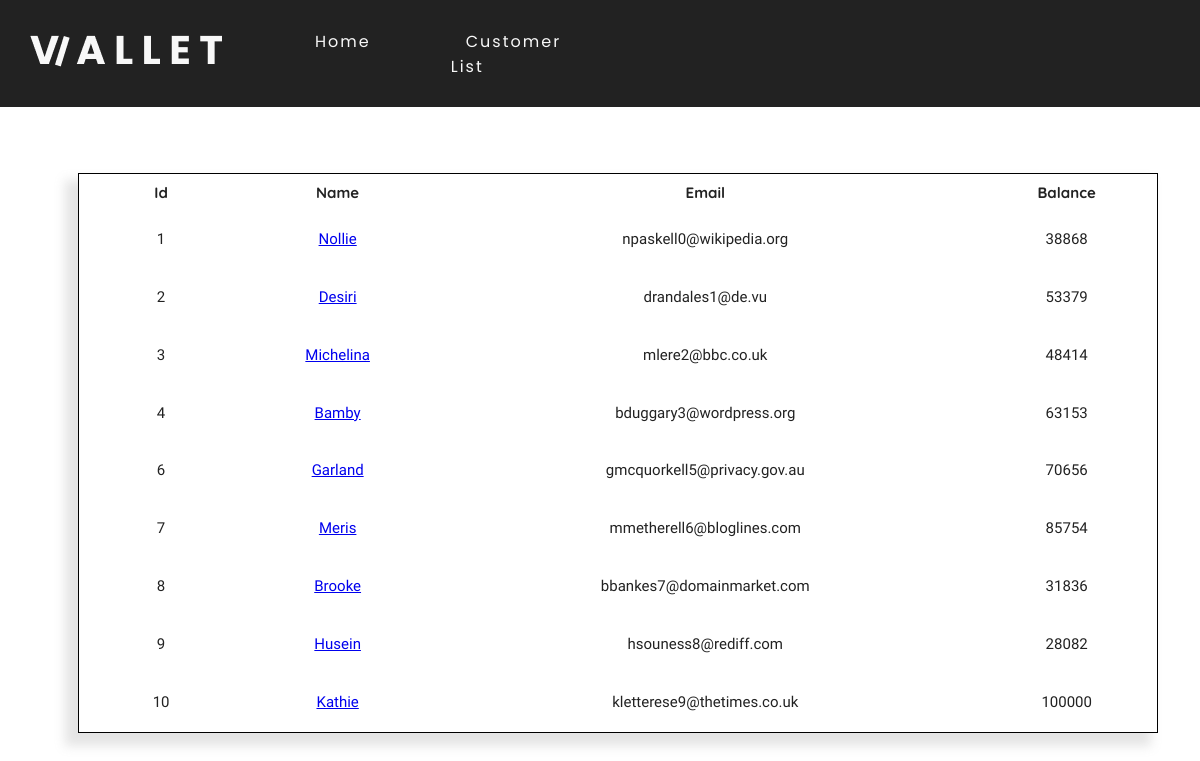
The page /customers.php on the database its author committed.
### tables this page shows
CREATE TABLE `wallet` (
  `ID` int(11) NOT NULL,
  `NAME` text NOT NULL,
  `EMAIL` text NOT NULL,
  `AMOUNT` int(11) NOT NULL,
  `IMAGE` text NOT NULL
);

### functions.php (the view)
<?php
$con = mysqli_connect("localhost","root","","youtube");
    function getCustomers(){
        global $con;
        $get_customers = "select * from wallet";
        $run_customers = mysqli_query($con,$get_customers);
        while($row_customers = mysqli_fetch_array($run_customers)) {
            $customer_id = $row_customers['ID'];
            $customer_name = $row_customers['NAME'];
            $customer_email = $row_customers['EMAIL'];
            $customer_balance = $row_customers['AMOUNT'];
            echo"
                <tr>
                    <td>$customer_id</td>
                    <td><a href='details.php?customer_id=$customer_id'>$customer_name</a></td>
                    <td>$customer_email</td>
                    <td>$customer_balance</td>
                    </tr>
            ";
        }
    }
?>

### customers.php (shortened to what this page needs)
<!doctype html>
<html lang="en">
<?php
    include("functions.php");
?>
<head>
  <link rel="stylesheet" href="customers.css">
</head>
<body>
<header>
            <a href="#" class="logo"><img src="images/logo.png"></a>
            <ul>
                <li><a href="index.php">Home</a></li>
                <li><a href="customers.php">Customer List</a></li>
            </ul>
        </header>
    <br>
    <div class="container">
            <table>
                <thead>
                    <tr>
                        <th scope="col">Id</th>
                        <th scope="col">Name</th>
                        <th scope="col">Email</th>
                        <th scope="col">Balance</th>
                    </tr>
                </thead>
                <tbody>
                    <?php
                        getCustomers();
                    ?>
                </tbody>
            </table>
        </div>
</body>
</html>

### customers.css (style rules this page uses)
body { font-family: 'Poppins', sans-serif; }
header { position: fixed; top: 0; left: 0; width: 100%; display: flex; justify-content: space-between; align-items: center; transition: 0.6s; padding: 0px 30px; background-color: #222222; z-index: 10; }
header ul { position: relative; display: flex; margin-right: 700px; }
header ul li { position: relative; list-style: none; margin-right: 80px; }
header ul a { position: relative; margin: 0 15px; text-decoration: none; color: #F8F8F8 ; letter-spacing: 2px; font-weight: 500px; }
header ul a::after { background: none repeat scroll 0 0 transparent; bottom: 8; content: ""; display: block; height: 2px; left: 50%; position: absolute; background: #FFEC9F; transition: width 0.3s ease 0s, left 0.3s ease 0s; width: 0; }
table { color: #222222; margin-top: 140px; margin-left: 70px; padding: 0; position: relative; width: 90%; height: 70%; border: 1px solid black; position: absolute; border: 0.1px solid #000000; box-sizing: border-box; box-shadow: -10px 10px 10px 3px rgba(153, 153, 153, 0.25); }
th, td { text-decoration: none; padding: 7px; padding-left: 40px; font-size: 15px; text-align: center; cursor: default; font-family: 'Quicksand', sans-serif; color: #222222; }
th { text-decoration: none; font-size: 15px; }
td { font-family: 'Varela', sans-serif; text-decoration: none; cursor: default; }
tbody { color: #222222; }
td:nth-child(1) { cursor: pointer; text-decoration: none; }

### rows shown on the page
wallet: ID "1", NAME "Nollie", EMAIL "npaskell0@wikipedia.org", AMOUNT "38868"
wallet: ID "2", NAME "Desiri", EMAIL "drandales1@de.vu", AMOUNT "53379"
wallet: ID "3", NAME "Michelina", EMAIL "mlere2@bbc.co.uk", AMOUNT "48414"
wallet: ID "4", NAME "Bamby", EMAIL "bduggary3@wordpress.org", AMOUNT "63153"
wallet: ID "6", NAME "Garland", EMAIL "gmcquorkell5@privacy.gov.au", AMOUNT "70656"
wallet: ID "7", NAME "Meris", EMAIL "mmetherell6@bloglines.com", AMOUNT "85754"
wallet: ID "8", NAME "Brooke", EMAIL "bbankes7@domainmarket.com", AMOUNT "31836"
wallet: ID "9", NAME "Husein", EMAIL "hsouness8@rediff.com", AMOUNT "28082"
wallet: ID "10", NAME "Kathie", EMAIL "kletterese9@thetimes.co.uk", AMOUNT "100000"
